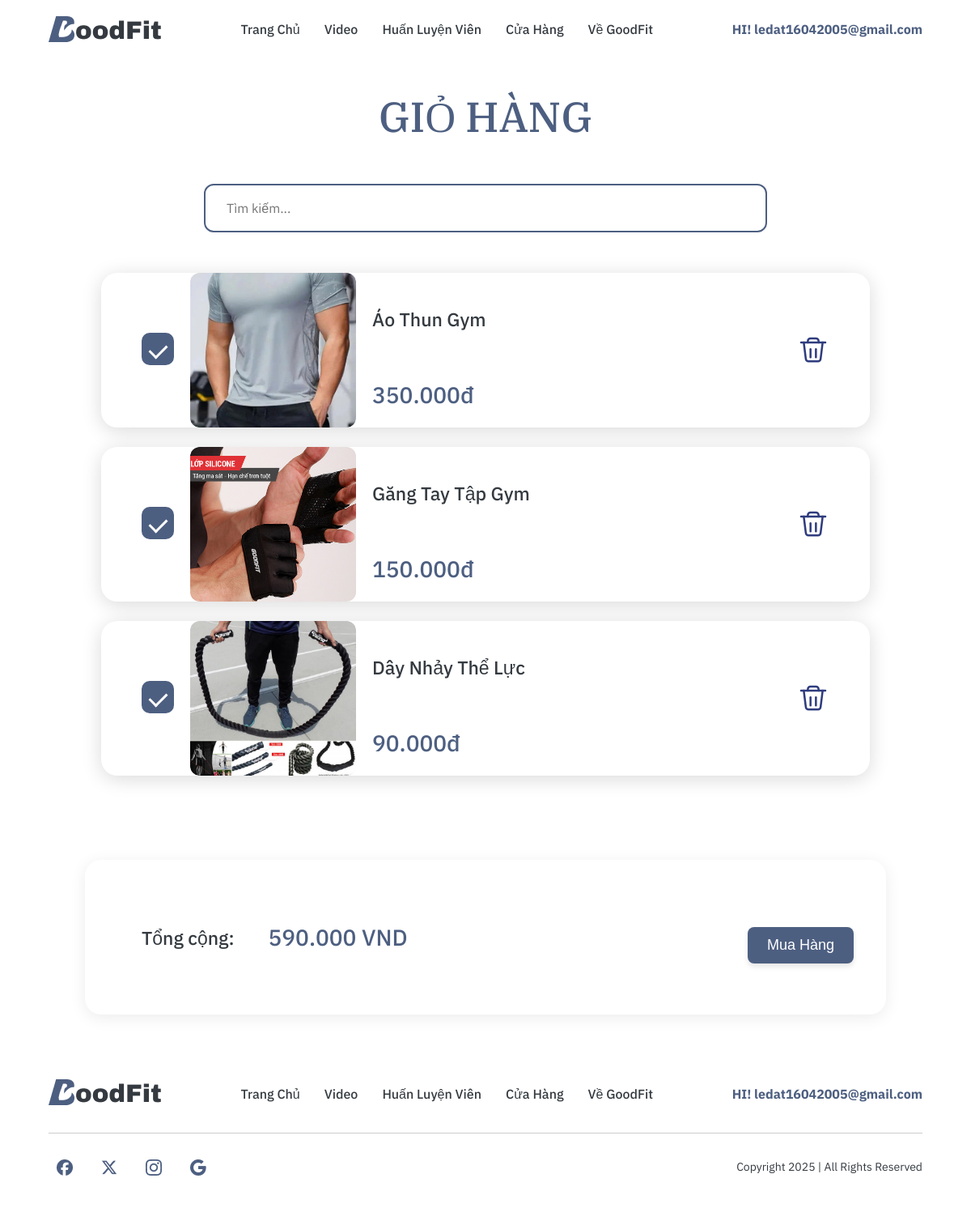
The app's page /cart/cart.php (signed in) with its own data.
### tables this page shows
CREATE TABLE `sanpham` (
  `id` int NOT NULL AUTO_INCREMENT,
  `ten` varchar(255) NOT NULL,
  `gia` int NOT NULL,
  `anh` varchar(255) NOT NULL,
  `mota` text,
  `in_cart` tinyint DEFAULT '0',
  PRIMARY KEY (`id`)
);

### cart/cart.php (the view, shortened to what this page needs)
<?php
$conn = new mysqli("localhost", "root", "", "goodfit", 3307);
$result = $conn->query("SELECT * FROM sanpham WHERE in_cart = 1");
?>
<!DOCTYPE html>
<html lang="vi">
<head>
  <link rel="stylesheet" href="cart.css">
  <link rel="stylesheet" href="../header.css">
</head>
<body>
  <?php include '../header.php'; ?>
  <section class="cart-container">
    <h1>GIỎ HÀNG</h1>
    <div class="search-box">
      <input type="text" id="searchInput" placeholder="Tìm kiếm...">
    </div>
    <?php while ($row = $result->fetch_assoc()): ?>
  <div class="cart-item">
    <div class="cart-left">
      <div class="cart-checkbox">
        <label class="custom-checkbox">
          <span class="checkmark"></span>
        </label>
      </div>
      <div class="image-box">
        <img src="<?= htmlspecialchars($row['anh']) ?>" alt="Sản phẩm" width="100">
      </div>
      <div class="cart-info">
        <h4><?= htmlspecialchars($row['ten']) ?></h4>
        <div class="price"><?= number_format($row['gia'], 0, ',', '.') ?>đ</div>
      </div>
    </div>
    <form method="POST" action="delete_item.php" class="delete-form">
      <button type="submit" class="cart-delete" aria-label="Xoá">
      </button>
    </form>
  </div>
<?php endwhile; ?>
  </section>
  <section class="cart-summary">
    <div class="summary-text">
      <span class="label">Tổng cộng:</span>
      <span class="total-price" id="total-price">0 VND</span>
    </div>
<div style="text-align: center; margin-top: 20px;">
  <button id="btnMuaHang" class="muahang">Mua Hàng</button>
</div>
  </section>
<?php include($_SERVER['DOCUMENT_ROOT'] . "/GoodFit/footer.php"); ?>
</body>
</html>

### cart/cart.css (style rules this page uses)
* { margin: 0; padding: 0; box-sizing: border-box; }
body { margin: 0; font-family: 'IBM Plex Sans', sans-serif; background-color: #fff; }
h1 { font-family: 'IBM Plex Serif', serif; font-weight: 500; font-size: 52px; color: #4D5F81; margin-bottom: 50px; margin-top: 70px; }
.search-box { width: 696px; height: 60px; border: 2px solid #4D5F81; border-radius: 12px; margin: 0 auto 40px auto; display: flex; align-items: center; padding: 0 16px; background-color: #ffffff; margin-bottom: 50px; }
.search-box input { flex: 1; background: transparent; border: none; outline: none; font-size: 16px; color: rgb(0, 0, 0); padding: 0 10px; font-family: 'IBM Plex Sans', sans-serif; }
.cart-container { padding: 40px 20px; max-width: 1200px; margin: auto; text-align: center; width: 990px; }
.cart-item { height: 191px; background-color: white; border-radius: 20px; box-shadow: 0px 4px 24px rgba(0, 0, 0, 0.15); padding: 20px; display: flex; align-items: center; justify-content: space-between; margin-bottom: 24px; }
.cart-left { display: flex; align-items: center; gap: 20px; }
.custom-checkbox .checkmark { width: 40px; height: 40px; border-radius: 10px; border: 2px solid #4D5F81; display: inline-block; position: relative; background-color: #fff; cursor: pointer; }
.custom-checkbox input:checked + .checkmark { background-color: #4D5F81; }
.custom-checkbox .checkmark::after { content: ""; position: absolute; display: none; left: 12px; top: 8px; width: 10px; height: 18px; border: solid white; border-width: 0 3px 3px 0; transform: rotate(45deg); }
.custom-checkbox input:checked + .checkmark::after { display: block; }
.cart-item img { width: 120px; height: auto; border-radius: 10px; }
.cart-info { display: flex; flex-direction: column; justify-content: center; }
.cart-info h4 { font-family: 'IBM Plex Sans', sans-serif; font-weight: 500; font-size: 23px; color: #343A40; margin-top: -30px; margin-bottom: 60px; }
.cart-info .price { font-family: 'IBM Plex Sans', sans-serif; font-weight: 500; font-size: 28px; color: #4D5F81; margin-bottom: -50px; text-align: left; }
.cart-delete { width: 40px; height: 40px; background: none; border: none; cursor: pointer; display: flex; align-items: center; justify-content: center; margin-right: 30px; }
.cart-delete svg { width: 40px; height: 40px; stroke: #2F3C7E; stroke-width: 1.5; }
.image-box { width: 205px; height: 191px; border-radius: 12px; overflow: hidden; background-color: #f0f0f0; }
.image-box img { width: 100%; height: 100%; object-fit: cover; display: block; }
.cart-checkbox { margin-left: 30px; }
.cart-summary { width: 990px; height: 191px; margin: 40px auto; padding: 0 40px; background-color: white; border-radius: 20px; box-shadow: 0px 4px 20px rgba(0, 0, 0, 0.08); display: flex; align-items: center; justify-content: space-between; font-family: 'IBM Plex Sans', sans-serif; }
.summary-text { display: flex; align-items: center; gap: 12px; }
.label { font-family: 'IBM Plex Sans', sans-serif; font-weight: 500; font-size: 23px; color: #343A40; margin-left: 30px; }
.total-price { font-family: 'IBM Plex Sans', sans-serif; font-weight: 500; font-size: 28px; color: #4D5F81; margin-left: 30px; }
.muahang { background-color: #4D5F81; color: white; padding: 12px 24px; font-size: 18px; border: none; border-radius: 8px; cursor: pointer; transition: background-color 0.3s ease; box-shadow: 0 4px 6px rgba(0,0,0,0.1); }

### records on screen
sanpham: anh (picture), ten "Áo Thun Gym", gia "350.000"
sanpham: anh (picture), ten "Găng Tay Tập Gym", gia "150.000"
sanpham: anh (picture), ten "Dây Nhảy Thể Lực", gia "90.000"

### other values on screen
$username "ledat16042005@gmail.com"
